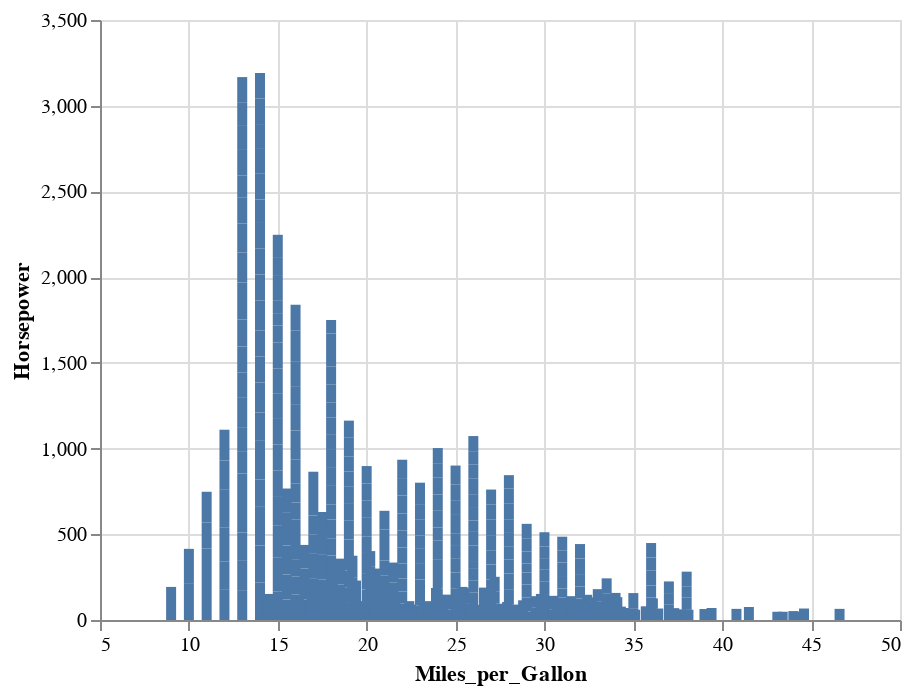

Notebook cell for this chart:
### Code cell
alt.Chart(cars).mark_bar().encode(x = 'Miles_per_Gallon',
                                    y = 'Horsepower')

### Figure 1 — Vega-Lite specification as saved in the notebook (floating-point values rounded to 4 significant figures; data arrays with more than 128 entries replaced by an {"elided": "..."} marker saying what was removed)
{"config": {"view": {"continuousWidth": 400, "continuousHeight": 300}}, "data": {"name": "data-f02450ab61490a1363517a0190416235"}, "mark": "bar", "encoding": {"x": {"type": "quantitative", "field": "Miles_per_Gallon"}, "y": {"type": "quantitative", "field": "Horsepower"}}, "$schema": "https://vega.github.io/schema/vega-lite/v4.8.1.json", "datasets": {"data-f02450ab61490a1363517a0190416235": {"elided": "406 records"}}}
